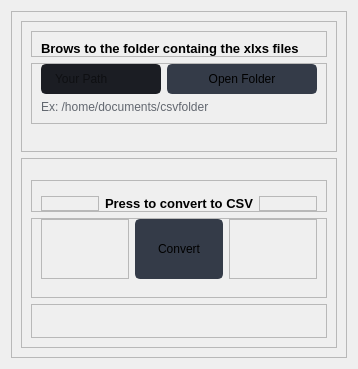
                  <widget class="QWidget" name="page2_XlsxToCSV">
                   <layout class="QVBoxLayout" name="verticalLayout_12">
                    <item>
                     <widget class="QFrame" name="frame_5">
                      <property name="frameShape">
                       <enum>QFrame::StyledPanel</enum>
                      </property>
                      <property name="frameShadow">
                       <enum>QFrame::Raised</enum>
                      </property>
                      <layout class="QVBoxLayout" name="verticalLayout_14">
                       <item>
                        <widget class="QFrame" name="frame_23">
                         <property name="frameShape">
                          <enum>QFrame::StyledPanel</enum>
                         </property>
                         <property name="frameShadow">
                          <enum>QFrame::Raised</enum>
                         </property>
                         <layout class="QVBoxLayout" name="verticalLayout_17">
                          <property name="bottomMargin">
                           <number>15</number>
                          </property>
                          <item>
                           <widget class="QFrame" name="frame_24">
                            <property name="frameShape">
                             <enum>QFrame::StyledPanel</enum>
                            </property>
                            <property name="frameShadow">
                             <enum>QFrame::Raised</enum>
                            </property>
                            <layout class="QHBoxLayout" name="horizontalLayout_14">
                             <property name="bottomMargin">
                              <number>0</number>
                             </property>
                             <item>
                              <widget class="QLabel" name="labelBoxBlenderInstalation_5">
                               <property name="font">
                                <font>
                                 <family>Segoe UI</family>
                                 <pointsize>10</pointsize>
                                 <weight>75</weight>
                                 <bold>true</bold>
                                </font>
                               </property>
                               <property name="styleSheet">
                                <string notr="true"/>
                               </property>
                               <property name="text">
                                <string>Brows to the folder containg the xlxs files</string>
                               </property>
                              </widget>
                             </item>
                            </layout>
                           </widget>
                          </item>
                          <item>
                           <widget class="QFrame" name="frame_25">
                            <property name="frameShape">
                             <enum>QFrame::StyledPanel</enum>
                            </property>
                            <property name="frameShadow">
                             <enum>QFrame::Raised</enum>
                            </property>
                            <layout class="QHBoxLayout" name="horizontalLayout_19">
                             <property name="topMargin">
                              <number>0</number>
                             </property>
                             <item>
                              <layout class="QGridLayout" name="gridLayout_6">
                               <property name="bottomMargin">
                                <number>0</number>
                               </property>
                               <item row="0" column="0">
                                <widget class="QLineEdit" name="LineEditPath_Page2">
                                 <property name="minimumSize">
                                  <size>
                                   <width>0</width>
                                   <height>30</height>
                                  </size>
                                 </property>
                                 <property name="styleSheet">
                                  <string notr="true">QLineEdit {
	background-color: rgb(27, 29, 35);
	border-radius: 5px;
	border: 2px solid rgb(27, 29, 35);
	padding-left: 10px;
}
QLineEdit:hover {
	border: 2px solid rgb(64, 71, 88);
}
QLineEdit:focus {
	border: 2px solid rgb(91, 101, 124);
}</string>
                                 </property>
                                 <property name="placeholderText">
                                  <string>Your Path</string>
                                 </property>
                                </widget>
                               </item>
                               <item row="0" column="1">
                                <widget class="QPushButton" name="BtnBrows_Page2_XlsxToSCV">
                                 <property name="minimumSize">
                                  <size>
                                   <width>150</width>
                                   <height>30</height>
                                  </size>
                                 </property>
                                 <property name="font">
                                  <font>
                                   <family>Segoe UI</family>
                                   <pointsize>9</pointsize>
                                  </font>
                                 </property>
                                 <property name="styleSheet">
                                  <string notr="true">QPushButton {
	border: 2px solid rgb(52, 59, 72);
	border-radius: 5px;	
	background-color: rgb(52, 59, 72);
}
QPushButton:hover {
	background-color: rgb(57, 65, 80);
	border: 2px solid rgb(61, 70, 86);
}
QPushButton:pressed {	
	background-color: rgb(35, 40, 49);
	border: 2px solid rgb(43, 50, 61);
}</string>
                                 </property>
                                 <property name="text">
                                  <string>Open Folder</string>
                                 </property>
                                 <property name="icon">
                                  <iconset resource="files.qrc">
                                   <normaloff>:/16x16/icons/16x16/cil-folder-open.png</normaloff>:/16x16/icons/16x16/cil-folder-open.png</iconset>
                                 </property>
                                </widget>
                               </item>
                               <item row="1" column="0" colspan="2">
                                <widget class="QLabel" name="labelVersion_7">
                                 <property name="styleSheet">
                                  <string notr="true">color: rgb(98, 103, 111);</string>
                                 </property>
                                 <property name="lineWidth">
                                  <number>1</number>
                                 </property>
                                 <property name="text">
                                  <string>Ex: /home/documents/csvfolder</string>
                                 </property>
                                 <property name="alignment">
                                  <set>Qt::AlignLeading|Qt::AlignLeft|Qt::AlignVCenter</set>
                                 </property>
                                </widget>
                               </item>
                              </layout>
                             </item>
                            </layout>
                           </widget>
                          </item>
                          <item>
                           <widget class="QFrame" name="frame_26">
                            <property name="frameShape">
                             <enum>QFrame::StyledPanel</enum>
                            </property>
                            <property name="frameShadow">
                             <enum>QFrame::Raised</enum>
                            </property>
                           </widget>
                          </item>
                          <item>
                           <widget class="QFrame" name="frame_27">
                            <property name="frameShape">
                             <enum>QFrame::StyledPanel</enum>
                            </property>
                            <property name="frameShadow">
                             <enum>QFrame::Raised</enum>
                            </property>
                           </widget>
                          </item>
                         </layout>
                        </widget>
                       </item>
                       <item>
                        <widget class="QFrame" name="frame_7">
                         <property name="frameShape">
                          <enum>QFrame::StyledPanel</enum>
                         </property>
                         <property name="frameShadow">
                          <enum>QFrame::Raised</enum>
                         </property>
                         <layout class="QVBoxLayout" name="verticalLayout_19">
                          <item>
                           <widget class="QFrame" name="frame_28">
                            <property name="frameShape">
                             <enum>QFrame::StyledPanel</enum>
                            </property>
                            <property name="frameShadow">
                             <enum>QFrame::Raised</enum>
                            </property>
                           </widget>
                          </item>
                          <item>
                           <widget class="QFrame" name="frame_29">
                            <property name="frameShape">
                             <enum>QFrame::StyledPanel</enum>
                            </property>
                            <property name="frameShadow">
                             <enum>QFrame::Raised</enum>
                            </property>
                           </widget>
                          </item>
                          <item>
                           <widget class="QFrame" name="frame_30">
                            <property name="frameShape">
                             <enum>QFrame::StyledPanel</enum>
                            </property>
                            <property name="frameShadow">
                             <enum>QFrame::Raised</enum>
                            </property>
                            <layout class="QHBoxLayout" name="horizontalLayout_20">
                             <property name="topMargin">
                              <number>15</number>
                             </property>
                             <property name="bottomMargin">
                              <number>0</number>
                             </property>
                             <item>
                              <widget class="QFrame" name="frame_31">
                               <property name="frameShape">
                                <enum>QFrame::StyledPanel</enum>
                               </property>
                               <property name="frameShadow">
                                <enum>QFrame::Raised</enum>
                               </property>
                              </widget>
                             </item>
                             <item>
                              <widget class="QLabel" name="labelConvert_Page1_BulkComvert_2">
                               <property name="font">
                                <font>
                                 <family>Segoe UI</family>
                                 <pointsize>10</pointsize>
                                 <weight>75</weight>
                                 <bold>true</bold>
                                </font>
                               </property>
                               <property name="styleSheet">
                                <string notr="true"/>
                               </property>
                               <property name="text">
                                <string>Press to convert to CSV</string>
                               </property>
                               <property name="alignment">
                                <set>Qt::AlignCenter</set>
                               </property>
                              </widget>
                             </item>
                             <item>
                              <widget class="QFrame" name="frame_32">
                               <property name="frameShape">
                                <enum>QFrame::StyledPanel</enum>
                               </property>
                               <property name="frameShadow">
                                <enum>QFrame::Raised</enum>
                               </property>
                              </widget>
                             </item>
                            </layout>
                           </widget>
                          </item>
                          <item>
                           <widget class="QFrame" name="frame_33">
                            <property name="frameShape">
                             <enum>QFrame::StyledPanel</enum>
                            </property>
                            <property name="frameShadow">
                             <enum>QFrame::Raised</enum>
                            </property>
                            <layout class="QHBoxLayout" name="horizontalLayout_21">
                             <property name="topMargin">
                              <number>0</number>
                             </property>
                             <property name="bottomMargin">
                              <number>18</number>
                             </property>
                             <item>
                              <widget class="QFrame" name="frame_34">
                               <property name="frameShape">
                                <enum>QFrame::StyledPanel</enum>
                               </property>
                               <property name="frameShadow">
                                <enum>QFrame::Raised</enum>
                               </property>
                              </widget>
                             </item>
                             <item>
                              <widget class="QPushButton" name="BtnConvert_Page2_XlsxToSCV">
                               <property name="minimumSize">
                                <size>
                                 <width>60</width>
                                 <height>60</height>
                                </size>
                               </property>
                               <property name="font">
                                <font>
                                 <family>Segoe UI</family>
                                 <pointsize>9</pointsize>
                                </font>
                               </property>
                               <property name="layoutDirection">
                                <enum>Qt::LeftToRight</enum>
                               </property>
                               <property name="autoFillBackground">
                                <bool>false</bool>
                               </property>
                               <property name="styleSheet">
                                <string notr="true">QPushButton {
	border: 2px solid rgb(52, 59, 72);
	border-radius: 5px;	
	background-color: rgb(52, 59, 72);
}
QPushButton:hover {
	background-color: rgb(57, 65, 80);
	border: 2px solid rgb(61, 70, 86);
}
QPushButton:pressed {	
	background-color: rgb(35, 40, 49);
	border: 2px solid rgb(43, 50, 61);
}</string>
                               </property>
                               <property name="text">
                                <string>Convert</string>
                               </property>
                               <property name="icon">
                                <iconset>
                                 <normaloff>icons/20x20/cil-paper-plane.png</normaloff>icons/20x20/cil-paper-plane.png</iconset>
                               </property>
                               <property name="checkable">
                                <bool>false</bool>
                               </property>
                              </widget>
                             </item>
                             <item>
                              <widget class="QFrame" name="frame_8">
                               <property name="frameShape">
                                <enum>QFrame::StyledPanel</enum>
                               </property>
                               <property name="frameShadow">
                                <enum>QFrame::Raised</enum>
                               </property>
                              </widget>
                             </item>
                            </layout>
                           </widget>
                          </item>
                          <item>
                           <widget class="QFrame" name="frame_35">
                            <property name="frameShape">
                             <enum>QFrame::StyledPanel</enum>
                            </property>
                            <property name="frameShadow">
                             <enum>QFrame::Raised</enum>
                            </property>
                            <layout class="QHBoxLayout" name="horizontalLayout_22">
                             <item>
                              <widget class="QLabel" name="LabelStatus_Page2_XlsxToCSV">
                               <property name="styleSheet">
                                <string notr="true">color: rgb(98, 103, 111);</string>
                               </property>
                               <property name="lineWidth">
                                <number>1</number>
                               </property>
                               <property name="text">
                                <string/>
                               </property>
                               <property name="alignment">
                                <set>Qt::AlignCenter</set>
                               </property>
                              </widget>
                             </item>
                            </layout>
                           </widget>
                          </item>
                         </layout>
                        </widget>
                       </item>
                      </layout>
                     </widget>
                    </item>
                   </layout>
                  </widget>
